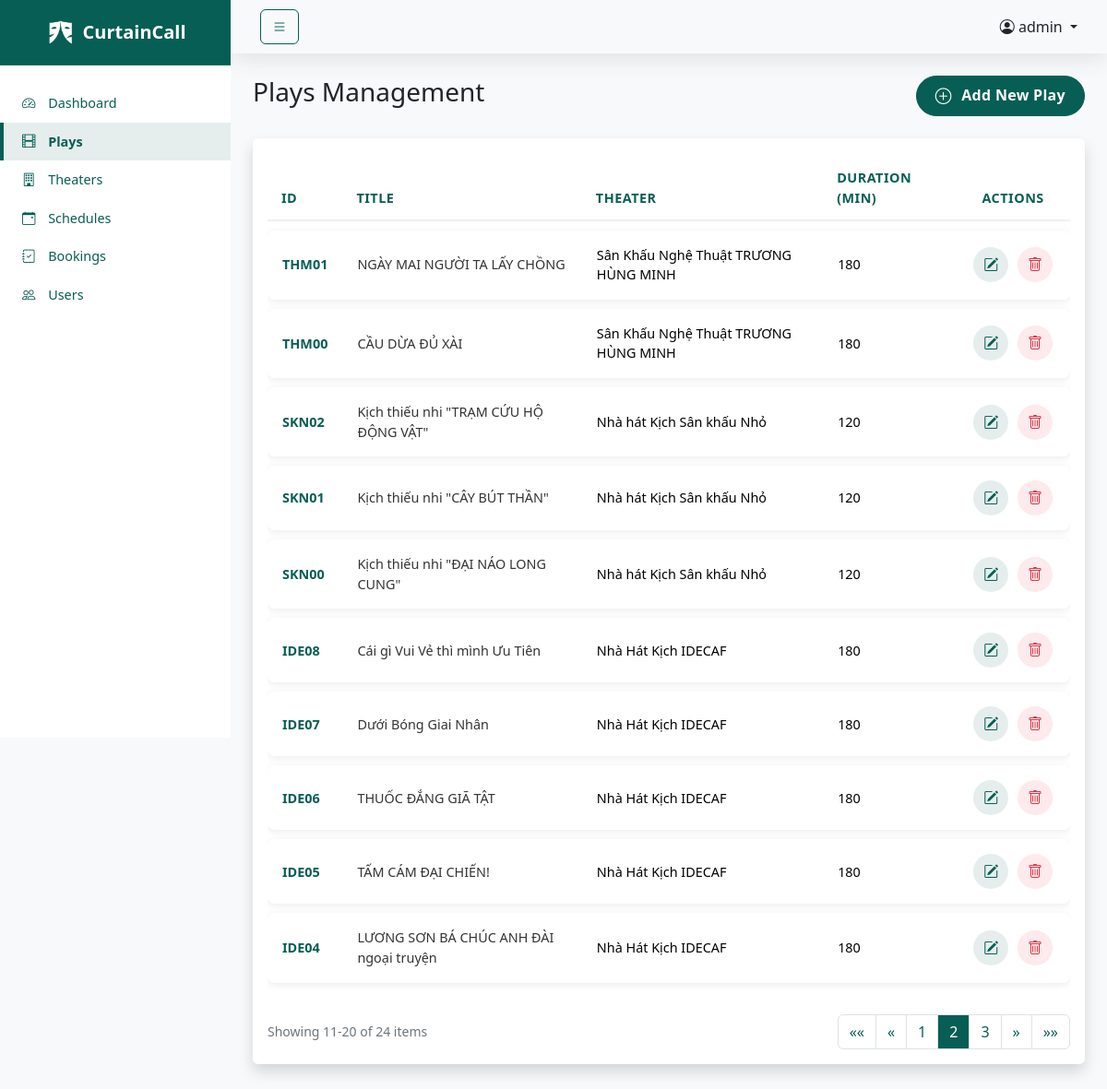
Page /index.php?route=admin/plays&page=2 (signed in) on the committed database.
### tables this page shows
CREATE TABLE `plays` (
  `play_id` varchar(5) NOT NULL,
  `title` varchar(255) NOT NULL,
  `description` text NOT NULL,
  `image` varchar(255) NOT NULL,
  `theater_id` varchar(3) NOT NULL,
  `views` int(11) DEFAULT 0
);

CREATE TABLE `theaters` (
  `theater_id` varchar(3) NOT NULL,
  `name` varchar(255) NOT NULL,
  `location` varchar(255) NOT NULL
);

### controllers/AdminController.php (called while the page is built, shortened)
<?php
class AdminController {
    private $playModel;
    public function __construct($conn) {
        require_once 'models/Play.php';
        $this->playModel = new Play($conn);
    }
    public function plays() {
        $page = isset($_GET['page']) ? max(1, intval($_GET['page'])) : 1;
        $per_page = 10;
        $result = $this->playModel->getAllPlays($page, $per_page);
        $plays = $result['plays'];
        include 'views/admin/layouts/header.php';
        include 'views/admin/plays/plays.php';
        include 'views/admin/layouts/footer.php';
    }
}

### models/Play.php (called while the page is built, shortened)
<?php
class Play
{
    private $conn;
    public function __construct($conn)
    {
        $this->conn = $conn;
    }
    public function getAllPlays($page = 1, $per_page = 10) {
        try {
            $offset = ($page - 1) * $per_page;
            $countStmt = $this->conn->prepare("SELECT COUNT(*) as total FROM plays");
            $countStmt->execute();
            $total = $countStmt->get_result()->fetch_assoc()['total'];
            $stmt = $this->conn->prepare("
                SELECT p.play_id, p.title, p.description, p.image,
                       p.theater_id, p.views,
                       t.name as theater_name,
                       TIMEDIFF(s.end_time, s.start_time) as duration
                FROM plays p
                LEFT JOIN theaters t ON p.theater_id = t.theater_id
                LEFT JOIN schedules s ON p.play_id = s.play_id
                GROUP BY p.play_id
                ORDER BY p.play_id DESC
                LIMIT ? OFFSET ?
            ");
            $stmt->bind_param("ii", $per_page, $offset);
            $stmt->execute();
            $result = $stmt->get_result();
            $plays = [];
            while ($row = $result->fetch_assoc()) {
                $duration = 'N/A';
                if ($row['duration']) {
                    $time_parts = explode(':', $row['duration']);
                    if (count($time_parts) === 3) {
                        $hours = (int)$time_parts[0];
                        $minutes = (int)$time_parts[1];
                        $duration = ($hours * 60) + $minutes;
                    }
                }
                $plays[] = [
                    'play_id' => $row['play_id'],
                    'title' => $row['title'],
                    'theater_id' => $row['theater_id'],
                    'theater_name' => $row['theater_name'],
                    'duration' => $duration,
                    'image' => $row['image'],
                    'description' => $row['description'],
                    'views' => $row['views']
                ];
            }
            return [
                'plays' => $plays,
                'pagination' => [
                    'total' => $total,
                    'per_page' => $per_page,
                    'current_page' => $page,
                    'last_page' => ceil($total / $per_page)
                ]
            ];
        } catch (Exception $e) {
            error_log("Error in getAllPlays: " . $e->getMessage());
            return [
                'plays' => [],
                'pagination' => [
                    'total' => 0,
                    'per_page' => $per_page,
                    'current_page' => 1,
                    'last_page' => 1
                ]
            ];
        }
    }
}

### views/admin/plays/plays.php (the view, shortened to what this page needs)
<div class="d-flex justify-content-between align-items-center mb-4 fade-in">
    <h1 class="h3">Plays Management</h1>
    <a href="<?= BASE_URL ?>index.php?route=admin/createPlay" class="btn btn-primary btn-add">
        <i class="bi bi-plus-circle"></i> <span>Add New Play</span>
    </a>
</div>
<div class="card shadow mb-4 fade-in" style="animation-delay: 0.1s;">
    <div class="card-body">
        <div class="table-responsive">
            <table class="table table-modern" id="playsTable">
                <thead>
                    <tr>
                        <th>ID</th>
                        <th>Title</th>
                        <th>Theater</th>
                        <th>Duration (min)</th>
                        <th class="text-center">Actions</th>
                    </tr>
                </thead>
                <tbody>
                    <?php if (empty($plays)): ?>
                        <tr>
                            <td colspan="5" class="text-center empty-table">
                                <i class="bi bi-exclamation-circle"></i>
                                <p>No plays found</p>
                            </td>
                        </tr>
                    <?php else: ?>
                        <?php foreach ($plays as $index => $play): ?>
                        <tr style="animation-delay: <?= 0.1 + ($index * 0.05) ?>s;" class="fade-in">
                            <td class="play-id"><?= htmlspecialchars($play['play_id'] ?? 'N/A') ?></td>
                            <td class="play-title"><?= htmlspecialchars($play['title'] ?? 'No Title') ?></td>
                            <td><?= htmlspecialchars($play['theater_name'] ?? 'Unknown Theater') ?></td>
                            <td><?= htmlspecialchars($play['duration'] ?? 'N/A') ?></td>
                            <td class="text-center action-buttons">
                                <a href="<?= BASE_URL ?>index.php?route=admin/editPlay&id=<?= $play['play_id'] ?>"
                                   class="btn btn-icon btn-edit"
                                   data-bs-toggle="tooltip"
                                   data-bs-placement="top"
                                   title="Edit Play">
                                    <i class="bi bi-pencil-square"></i>
                                </a>
                                <button type="button"
                                        class="btn btn-icon btn-delete"
                                        data-bs-toggle="modal"
                                        data-bs-target="#deleteModal"
                                        data-play-id="<?= $play['play_id'] ?>"
                                        data-play-title="<?= htmlspecialchars($play['title'] ?? 'Play') ?>"
                                        data-bs-toggle="tooltip"
                                        data-bs-placement="top"
                                        title="Delete Play">
                                    <i class="bi bi-trash"></i>
                                </button>
                            </td>
                        </tr>
                        <?php endforeach; ?>
                    <?php endif; ?>
                </tbody>
            </table>
            <?php
            include 'views/admin/pagination.php';
            ?>
        </div>
    </div>
</div>

### public/css/admin.css (style rules this page uses)
:root { --primary-color: #075E54; --secondary-color: #6c757d; --success-color: #198754; --danger-color: #dc3545; --sidebar-width: 250px; --sidebar-collapsed-width: 100px; --header-height: 60px; --footer-height: 40px; --accent-color: #AFE3CE; }
body { font-family: 'Segoe UI', Tahoma, Geneva, Verdana, sans-serif; background-color: #f8f9fa; }
.card { margin-bottom: 24px; border: none; box-shadow: 0 0.15rem 1.75rem 0 rgba(58, 59, 69, 0.15); border-radius: 0.35rem; }
.table { font-size: 0.9rem; color: #212529; }
.btn-primary { background-color: #075E54; border-color: #075E54; }

### public/css/admin-allplays.css (style rules this page uses)
#playsTable tbody tr { transition: transform 0.2s ease-in-out, box-shadow 0.2s ease-in-out, background-color 0.2s ease; }
.btn-primary { transition: all 0.3s ease; position: relative; overflow: visible; }
.btn-primary::after { content: none; }
.card { transition: all 0.3s ease; }
.fade-in { animation: fadeIn 0.8s ease-in-out; }
#playsTable thead th { position: relative; padding-bottom: 12px; color: #075E54; transition: none; }
#playsTable thead th::after { content: none; }
.btn-primary i { transition: transform 0.3s ease; display: inline-block; }
.card.shadow { transition: box-shadow 0.3s ease, transform 0.3s ease; }
.table-modern { border-collapse: separate; border-spacing: 0 10px; margin-top: -10px; }
.table-modern thead th { border: none; color: #075E54; font-weight: 600; padding: 16px 15px; font-size: 0.9rem; text-transform: uppercase; letter-spacing: 0.5px; background-color: transparent; font-family: 'Poppins', 'Segoe UI', sans-serif; border-bottom: 2px solid #f0f0f0; transition: none; }
.table-modern thead th::after, #playsTable thead th::after { display: none; }
.table-modern tbody tr { box-shadow: 0 2px 8px rgba(0,0,0,0.08); border-radius: 8px; background-color: white; margin-bottom: 10px; transition: background-color 0.2s ease; }
.table-modern tbody td { border: none; padding: 16px; vertical-align: middle; }
.table-modern tbody tr td:first-child { border-top-left-radius: 8px; border-bottom-left-radius: 8px; }
.table-modern tbody tr td:last-child { border-top-right-radius: 8px; border-bottom-right-radius: 8px; }
.table-modern tbody tr, #playsTable tbody tr { animation-delay: 0s !important; }
.table-modern .play-id, #playsTable .play-id { font-family: 'Poppins', 'Segoe UI', sans-serif; font-weight: 600; color: #075E54; font-size: 0.9rem; }
.table-modern .play-title { font-family: 'Poppins', 'Segoe UI', sans-serif; font-weight: 500; color: #333; }
.table-modern thead tr, #playsTable thead tr { animation: none; transition: none; box-shadow: none; }
.action-buttons { white-space: nowrap; }
.btn-icon { width: 38px; height: 38px; padding: 0; display: inline-flex; align-items: center; justify-content: center; border-radius: 50%; margin: 0 3px; border: none; transition: background-color 0.2s ease; }
.btn-icon i { font-size: 1rem; }
.btn-edit { background-color: rgba(7, 94, 84, 0.1); color: #075E54; }
.btn-delete { background-color: rgba(220, 53, 69, 0.1); color: #dc3545; }
.btn-add { border-radius: 50px; padding: 8px 20px; font-weight: 600; letter-spacing: 0.3px; background-color: #075E54; color: white; transition: background-color 0.2s ease; }
.btn-add i { margin-right: 6px; font-size: 1.1rem; vertical-align: -2px; }
.fade-in { animation: simpleFadeIn 0.4s ease-in-out; }

### rows in the picture
plays: play_id "THM01", title "NGÀY MAI NGƯỜI TA LẤY CHỒNG", theater.name "Sân Khấu Nghệ Thuật TRƯƠNG HÙNG MINH", duration "180"
plays: play_id "THM00", title "CẦU DỪA ĐỦ XÀI", theater.name "Sân Khấu Nghệ Thuật TRƯƠNG HÙNG MINH", duration "180"
plays: play_id "SKN02", title "Kịch thiếu nhi \"TRẠM CỨU HỘ ĐỘNG VẬT\"", theater.name "Nhà hát Kịch Sân khấu Nhỏ", duration "120"
plays: play_id "SKN01", title "Kịch thiếu nhi \"CÂY BÚT THẦN\"", theater.name "Nhà hát Kịch Sân khấu Nhỏ", duration "120"
plays: play_id "SKN00", title "Kịch thiếu nhi \"ĐẠI NÁO LONG CUNG\"", theater.name "Nhà hát Kịch Sân khấu Nhỏ", duration "120"
plays: play_id "IDE08", title "Cái gì Vui Vẻ thì mình Ưu Tiên", theater.name "Nhà Hát Kịch IDECAF", duration "180"
plays: play_id "IDE07", title "Dưới Bóng Giai Nhân", theater.name "Nhà Hát Kịch IDECAF", duration "180"
plays: play_id "IDE06", title "THUỐC ĐẮNG GIÃ TẬT", theater.name "Nhà Hát Kịch IDECAF", duration "180"
plays: play_id "IDE05", title "TẤM CÁM ĐẠI CHIẾN!", theater.name "Nhà Hát Kịch IDECAF", duration "180"
plays: play_id "IDE04", title "LƯƠNG SƠN BÁ CHÚC ANH ĐÀI ngoại truyện", theater.name "Nhà Hát Kịch IDECAF", duration "180"

### other values in the picture
$_SESSION['admin']['username'] "admin"
$pagination['total'] "24"
